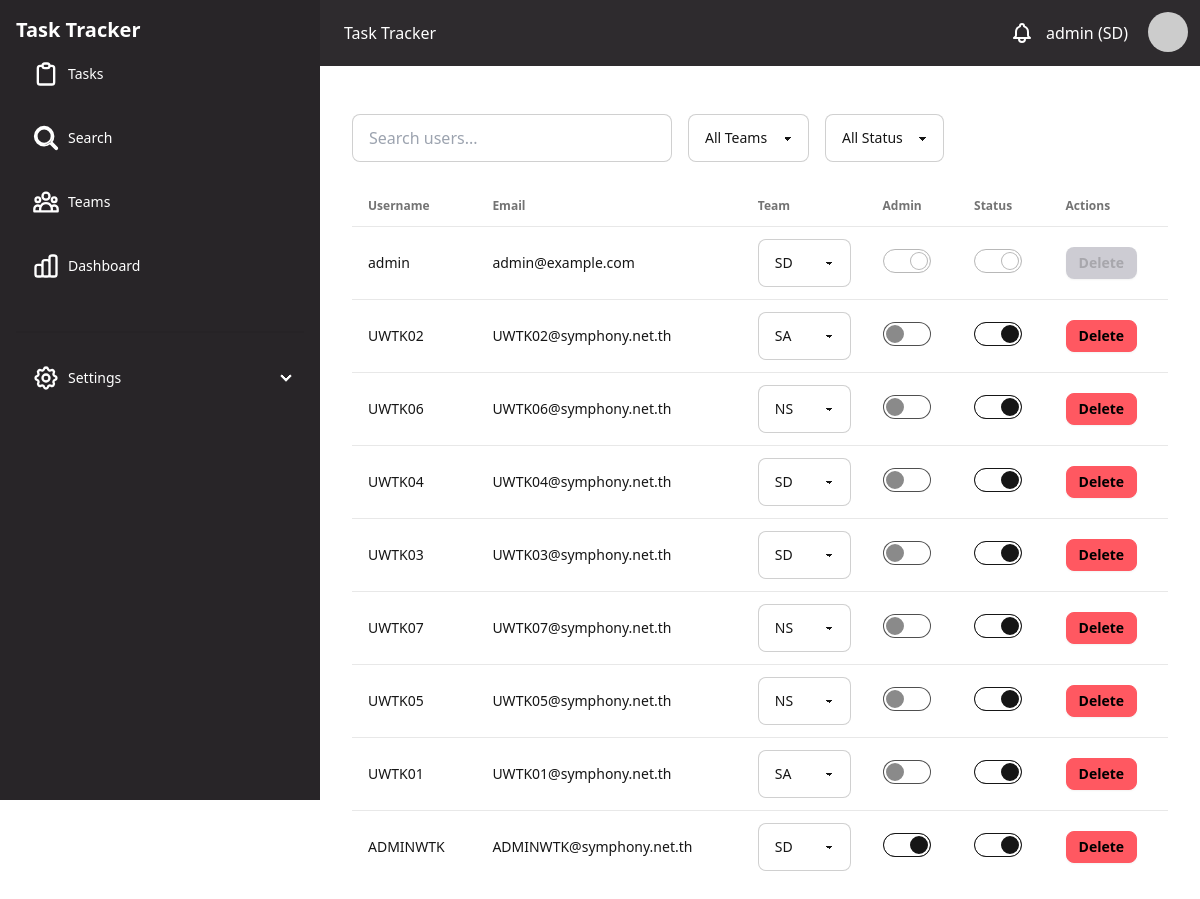
Page /admin/user-management (signed in) on the committed database.
### models.py (models this page shows)
class User(db.Model, UserMixin):
    id = db.Column(db.Integer, primary_key=True)
    username = db.Column(db.String(80), unique=True, nullable=False)
    password = db.Column(db.String(200), nullable=False)
    email = db.Column(db.String(120), unique=True, nullable=False)
    team_id = db.Column(db.Integer, db.ForeignKey('team.id'), nullable=False)
    is_admin = db.Column(db.Boolean, default=False)
    is_active = db.Column(db.Boolean, default=True, nullable=False)
    created_migrations = db.relationship('Migration', backref='creator', lazy=True,
                                      foreign_keys='Migration.created_by')
    assigned_migrations = db.relationship('Migration', backref='assignee', lazy=True,
                                       foreign_keys='Migration.assigned_to')

class Team(db.Model):
    id = db.Column(db.Integer, primary_key=True)
    name = db.Column(db.String(50), unique=True, nullable=False)  # SD, SA, NS
    users = db.relationship('User', backref='team', lazy=True)

### app.py (the view)
@app.route('/admin/user-management')
@login_required
def user_manage():
    if not current_user.is_admin:
        flash('Access denied. Admin privileges required.', 'error')
        return redirect(url_for('index'))
    users = User.query.all()
    teams = Team.query.all()
    return render_template('admin/user_manage.html', users=users, teams=teams)

### app.py (called while the page is built)
@login_manager.user_loader
def load_user(user_id):
    if user_id is None:
        return None
    try:
        return User.query.get(int(user_id))
    except ValueError:
        return User.query.filter_by(username=user_id).first()

### templates/admin/user_manage.html (shortened to what this page needs)
{% extends 'base.html' %}
{% block content %}
<div class="container mx-auto px-4 py-8">
    <div class="mb-6 flex gap-4">
        <input type="text" id="searchInput" placeholder="Search users..."
               class="input input-bordered w-full max-w-xs"
               oninput="filterTable()">
        <select id="teamFilter" class="select select-bordered" onchange="filterTable()">
            <option value="">All Teams</option>
        </select>
        <select id="statusFilter" class="select select-bordered" onchange="filterTable()">
            <option value="">All Status</option>
        </select>
    </div>
    <div class="overflow-x-auto">
        <table class="table w-full">
            <thead>
                <tr>
                    <th>Username</th>
                    <th>Email</th>
                    <th>Team</th>
                    <th>Admin</th>
                    <th>Status</th>
                    <th>Actions</th>
                </tr>
            </thead>
            <tbody>
                {% for user in users %}
                <tr class="user-row"
                    data-username="{{ user.username }}"
                    data-team="{{ user.team.name }}"
                    data-status="{{ 'active' if user.is_active else 'inactive' }}">
                    <td>{{ user.username }}</td>
                    <td>{{ user.email }}</td>
                    <td>
                        <select class="select select-bordered w-full max-w-xs"
                                onchange="updateUser({{ user.id }}, 'update_team', this.value)">
                            {% for team in teams %}
                            <option value="{{ team.id }}" {% if team.id == user.team_id %}selected{% endif %}>
                                {{ team.name }}
                            </option>
                            {% endfor %}
                        </select>
                    </td>
                    <td>
                        <input type="checkbox" class="toggle"
                               {% if user.is_admin %}checked{% endif %}
                               onchange="updateUser({{ user.id }}, 'toggle_admin')"
                               {% if user.id == current_user.id %}disabled{% endif %}>
                    </td>
                    <td>
                        <input type="checkbox" class="toggle"
                               {% if user.is_active %}checked{% endif %}
                               onchange="updateUser({{ user.id }}, 'toggle_active')"
                               {% if user.id == current_user.id %}disabled{% endif %}>
                    </td>
                    <td>
                        <button class="btn btn-sm btn-error"
                                onclick="deleteUser({{ user.id }})"
                                {% if user.id == current_user.id %}disabled{% endif %}>
                            Delete
                        </button>
                    </td>
                </tr>
                {% endfor %}
            </tbody>
        </table>
    </div>
</div>
{% endblock %}

### templates/base.html (shortened to what this page needs)
<!DOCTYPE html  >
<html lang="en">
<head>
    <link rel="stylesheet" href="{{ url_for('static', filename='css/output.css') }}">
</head>
<body>
<div class="drawer lg:drawer-open">
    <div class="drawer-content flex flex-col">
      <div class="w-full navbar bg-[#2e2b2e]">
        <div class="flex-1 px-2 mx-2 text-white">Task Tracker</div>
        <div class="flex-none">
<div class="flex-none">
  <div class="dropdown dropdown-end">
      <button class="btn btn-ghost btn-circle" onclick="toggleNotifications()">
          <div class="indicator">
          </div>
      </button>
  </div>
</div>
          <div class="flex items-center">
            <span class="text-white mr-4">{{ current_user.username }} ({{ current_user.team.name }})</span>
          </div>
          <div class="dropdown dropdown-end">
            <label tabindex="0" class="btn btn-ghost btn-circle avatar">
              <div class="w-10 rounded-full">
                <img src="https://ui-avatars.com/api/?name=User" />
              </div>
            </label>
          </div>
        </div>
      </div>
      <div class="p-4">
        {% block content %}
        {% endblock %}
      </div>
    </div>
    <div class="drawer-side">
      <ul class="menu p-4 w-80 h-full  bg-[#282528] text-base-content">
        <li class="mb-2 font-semibold text-xl text-white">Task Tracker</li>
        <li class="mb-[20px]">
          <a href="{{ url_for('index') }}" class="{% if request.endpoint == 'index' %}active{% endif %} text-white">
            <svg xmlns="http://www.w3.org/2000/svg" class="h-7 w-7" fill="none" viewBox="0 0 24 24" stroke="currentColor">
              <path stroke-linecap="round" stroke-linejoin="round" stroke-width="2" d="M9 5H7a2 2 0 00-2 2v12a2 2 0 002 2h10a2 2 0 002-2V7a2 2 0 00-2-2h-2M9 5a2 2 0 002 2h2a2 2 0 002-2M9 5a2 2 0 012-2h2a2 2 0 012 2" />
            </svg>
            Tasks
          </a>
        </li>
        <li class="mb-[20px]">
          <a href="{{ url_for('search') }}" class="{% if request.endpoint == 'search' %}active{% endif %} text-white">
            Search
          </a>
        </li>
        <li class="mb-[20px]">
          <a href="{{ url_for('team_page') }}" class="{% if request.endpoint == 'teams' %}active{% endif %} text-white">
            Teams
          </a>
        </li>
        <li class="mb-[20px]">
            <a href="{{ url_for('dashboard') }}" class="{% if request.endpoint == 'dashboard' %}active{% endif %} text-white">
                Dashboard
            </a>
        </li>
        <div class="divider"></div>
        {% if current_user.is_admin %}
        <li class="mb-[20px]">
            <details>
              <summary class="text-white">
                Settings
              </summary>
            </details>
          </li>
        {% endif %}
      </ul>
    </div>
  </div>
</body>
</html>

### rows in the picture
User: username "admin", email "admin@example.com", team+id "SD", is_admin "☑", is_active "☑"
Team: team.name "SD"
User: username "UWTK02", email "UWTK02@symphony.net.th", team+id "SA", is_active "☑"
User: username "UWTK06", email "UWTK06@symphony.net.th", team+id "NS", is_active "☑"
User: username "UWTK04", email "UWTK04@symphony.net.th", team+id "SD", is_active "☑"
User: username "UWTK03", email "UWTK03@symphony.net.th", team+id "SD", is_active "☑"
User: username "UWTK07", email "UWTK07@symphony.net.th", team+id "NS", is_active "☑"
User: username "UWTK05", email "UWTK05@symphony.net.th", team+id "NS", is_active "☑"
User: username "UWTK01", email "UWTK01@symphony.net.th", team+id "SA", is_active "☑"
User: username "ADMINWTK", email "ADMINWTK@symphony.net.th", team+id "SD", is_admin "☑", is_active "☑"
